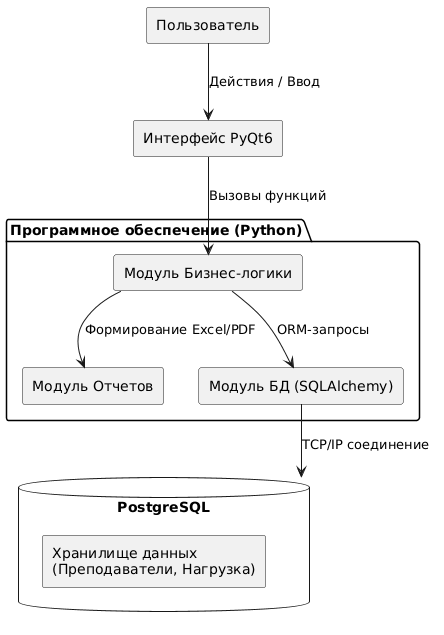
#> input picture titulni_list/img_30.png, 444 x 635 px
$ python save_bw.py
#> lines starting #> are read from the running program, lines starting #| are printed output that depends on the picture; after the words box and inside, x2 and y2 are one past the last pixel; in counts of white or black regions, pixels touching at a corner belong together
# -*- coding: utf-8 -*-
"""
Inspect text in img_30.png vs img_43.png vs img_20.png by character pixel matching or font rendering.
"""
from PIL import Image

im30 = Image.open('img_30.png')
#> im30 is the input picture: PIL image 444x635 RGB; min 0, max 255, mean 242.9
print("img_30 size:", im30.size)
#| img_30 size: (444, 635)

# Save high-contrast version of img_30.png to inspect
im30_gray = im30.convert('L')
im30_bw = im30_gray.point(lambda x: 0 if x < 200 else 255, '1')
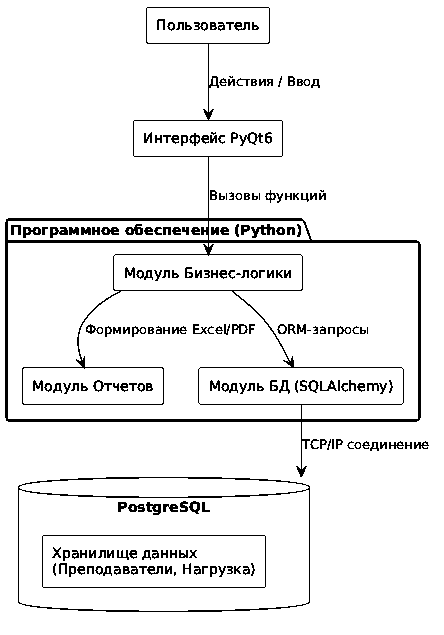
#> im30_bw: PIL image 444x635 1; 93.5% white; black in thin lines or dots
im30_bw.save('img_30_bw.png')
print("Saved img_30_bw.png")

for name in ['img_20.png', 'img_37.png', 'img_43.png']:
    im = Image.open(name).convert('L')
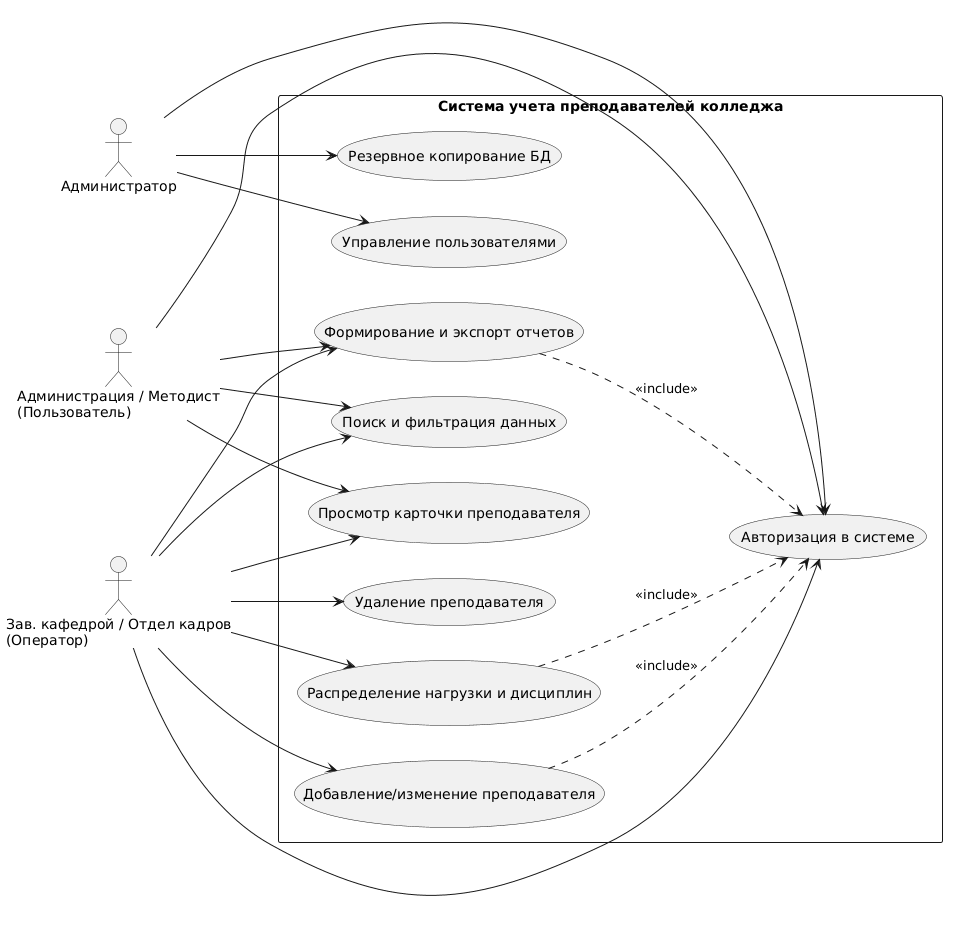
#> input picture titulni_list/img_20.png, 955 x 931 px
    im_bw = im.point(lambda x: 0 if x < 200 else 255, '1')
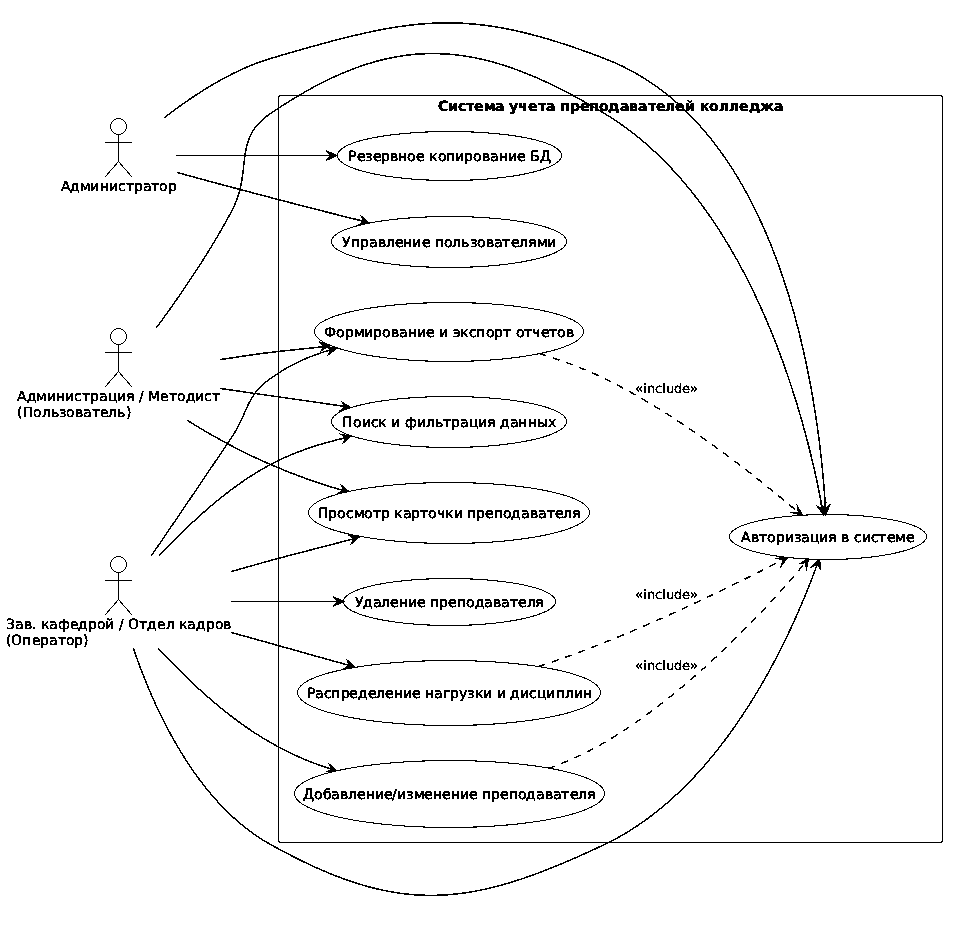
#> im_bw: PIL image 955x931 1; 96.5% white; black in thin lines or dots
    im_bw.save(name.replace('.png', '_bw.png'))
#> pass 2 of the loop `for name in ['img_20.png', 'img_37.png', 'img_43.png']:`:
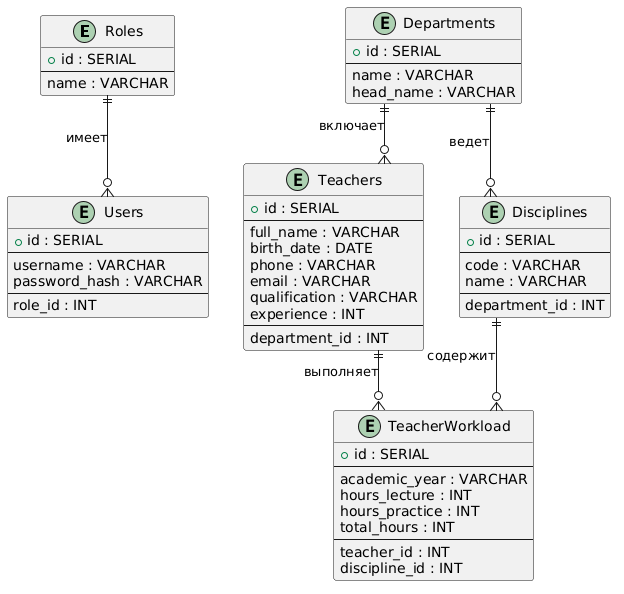
#> input picture titulni_list/img_37.png, 624 x 594 px
#> im: PIL image 624x594 L
#> `im_bw = im.point(lambda x: 0 if x < 200 else 255, '1')`:
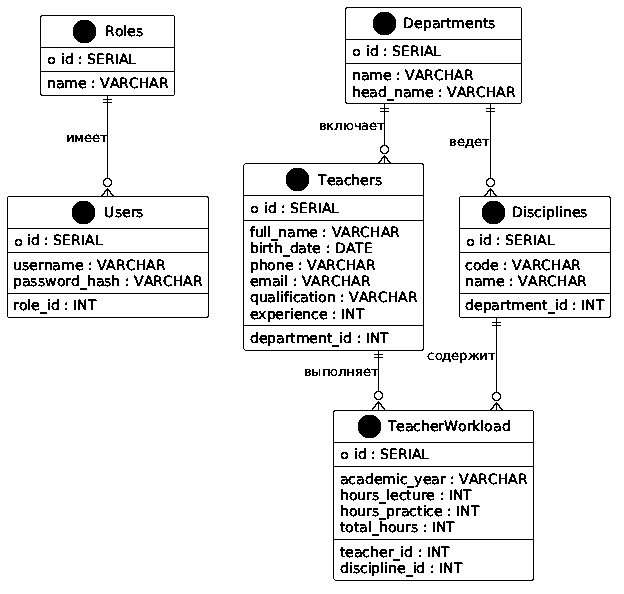
#> im_bw: PIL image 624x594 1; 92.7% white; black in thin lines or dots
#> pass 3 of the loop `for name in ['img_20.png', 'img_37.png', 'img_43.png']:`:
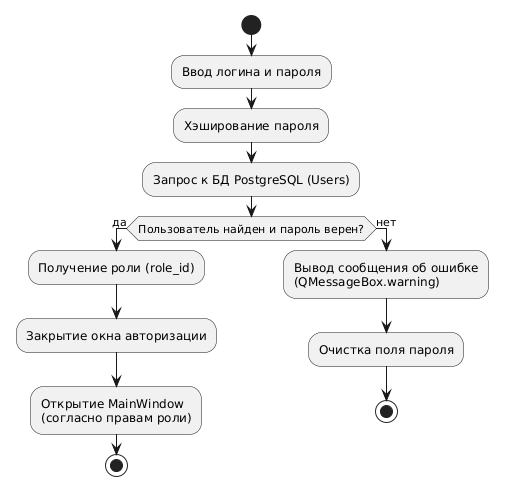
#> input picture titulni_list/img_43.png, 507 x 495 px
#> im: PIL image 507x495 L
#> `im_bw = im.point(lambda x: 0 if x < 200 else 255, '1')`:
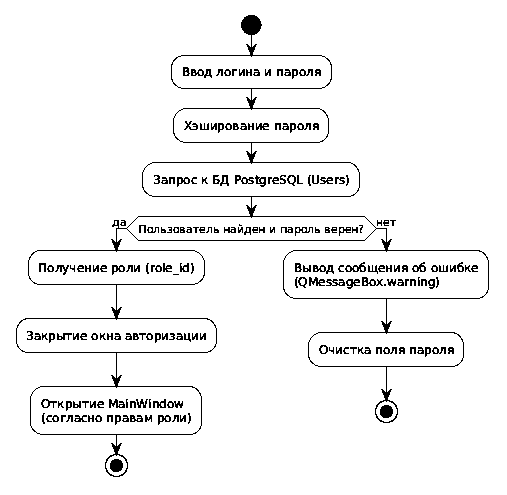
#> im_bw: PIL image 507x495 1; 95.1% white; black in thin lines or dots, all inside (x1, y1, x2, y2) = (16, 15, 489, 477)
